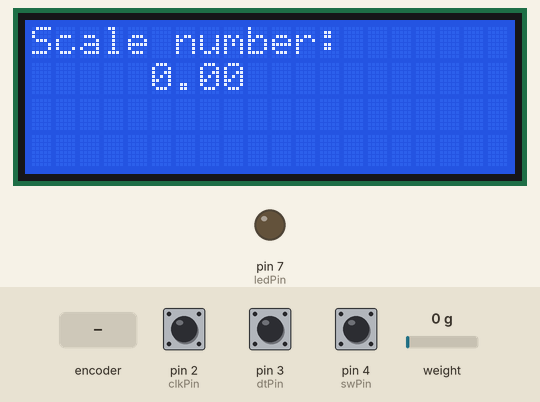
Recording of a sketch running on a simulated Arduino Uno, built with avr-gcc and run on an emulated ATmega328P. Shown: 20×4 character LCD, output pins drawn as LEDs (lit = HIGH). Inputs (shaded band) come from the test bench; at power-on: weight on the scale 0 g, pin 4 (swPin) HIGH, pin 2 (clkPin) HIGH, pin 3 (dtPin) HIGH. What the sketch prints to the serial monitor is not drawn.

Above: at 2.6 s.
2.7 s: weight on the scale set to 48 g
At 3.9 s:
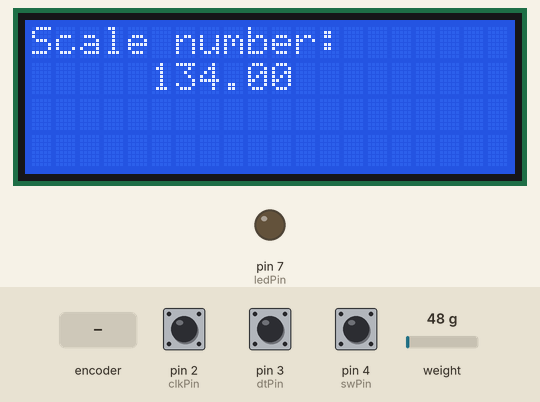
4.5 s: weight on the scale set to 56 g
At 5.9 s:
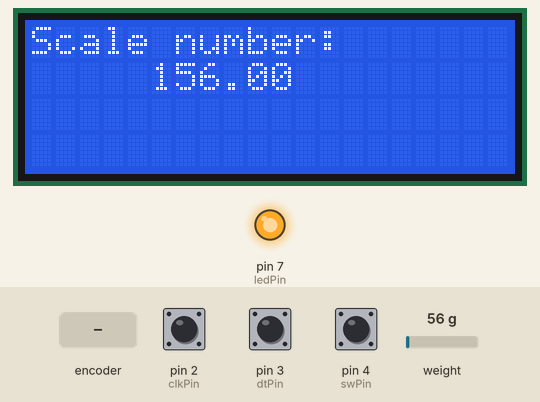
6.6 s: weight on the scale set to 1250 g
10.8 s: rotary encoder on pin 2 (clkPin) / pin 3 (dtPin) turned 2 steps (second pin leading)
15.4 s: pin 4 (swPin) pulled LOW for 1.2 s
20.8 s: rotary encoder on pin 2 (clkPin) / pin 3 (dtPin) turned 2 steps (second pin leading)
Timing chart, 0 to 23.8 s (numbered marks = the images above; inputs shaded):
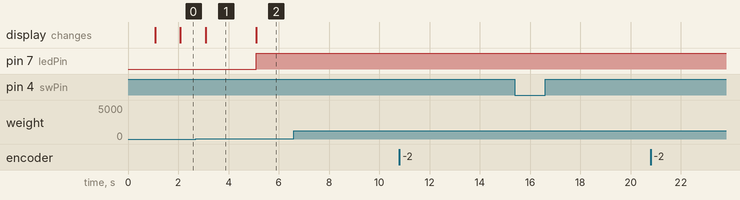

The sketch:

torqueWrench_official.ino
```cpp
/*
 * rotary_encoder接線
 * https://osoyoo.com/zh/2017/09/30/arduino-lesson-rotary-encoder/?fbclid=IwAR24G4TNoqdnQnoP9RbSEXdUuArinGbcMKlczrmfZ9kYzpCSjf4QF7IsiGA
 *
 */
#include "HX711.h" //HX711 Arduino Library by Bogdan Necula
#include <Wire.h>
#include <LiquidCrystal_I2C.h>

#define ledPin 7
LiquidCrystal_I2C lcd(0x27,20,4);

//滾輪編碼器接線
const int clkPin= 2; //the clk attach to pin2
const int dtPin= 3; //the dt attach to pin3
const int swPin= 4 ;//the number of the button

//秤重傳感器接線
const int DT_PIN = 6;
const int SCK_PIN = 5;
const int sample_weight =150;

float scale_factor = 0;

int encoderVal = 0;

HX711 scale;

void setup()
{
  //set clkPin,dePin,swPin as INPUT
  pinMode(clkPin, INPUT);
  pinMode(dtPin, INPUT);
  pinMode(swPin, INPUT);
  pinMode(ledPin, OUTPUT);

  scale.begin(DT_PIN, SCK_PIN);
  scale.set_scale();  // 開始取得比例參數
  scale.tare();

  lcd.init();
  lcd.backlight();
  lcd.setCursor(0,0);
  lcd.print("Scale number:  ");

  digitalWrite(swPin, HIGH);
  digitalWrite(ledPin, LOW);
  Serial.begin(9600); // initialize serial communications at 9600 bps
}

void loop()
{
  scale_factor = getWeight();

  if(digitalRead(swPin) == LOW)//if button pull down
  {
   encoderVal = 0;
  }
  if(scale_factor>150)
  {
    digitalWrite(ledPin, HIGH);
  }
  while(scale_factor>300)
  {
   int change = getEncoderTurn();
   encoderVal = encoderVal + change;
  if(digitalRead(swPin) == LOW)//if button pull down
  {
    encoderVal = 0;
    lcd.clear();
    lcd.setCursor(0,0);
    lcd.print("The value is :");
  }
   Serial.println(encoderVal); //print the encoderVal on the serial monitor
  lcd.clear();
  lcd.setCursor(0,0);
  lcd.print("The value is :");
  lcd.setCursor(4,2);
  lcd.print(encoderVal);
  }
  Serial.print("Scale number:  ");
  Serial.println(scale_factor,0);  // 顯示比例參數，記起來，以便用在正式的程式中
  lcd.setCursor(5,1);
  lcd.print(scale_factor);
}
int getWeight(void)
{
  float current_weight=scale.get_units(10);  // 取得10次數值的平均
  float scale_factor=(current_weight/sample_weight);
  return scale_factor;
}
int getEncoderTurn(void)
{
  static int oldA = HIGH; //set the oldA as HIGH
  static int oldB = HIGH; //set the oldB as HIGH
  int result = 0;
  int newA = digitalRead(dtPin);//read the value of clkPin to newA
  int newB = digitalRead(clkPin);//read the value of dtPin to newB


  if (newA != oldA || newB != oldB)
  {
    if (oldB == HIGH && newB == LOW)
    {
      result = (oldA * 2 - 1);
    }
  }
  oldA = newA;
  oldB = newB;
  return result;
}
```

Measured:
- the behaviour switches between 53 and 54 g on weight on the scale (found by bisection; images 1 and 2)
- after the input at 2.7 s, the display: changes after 0.39 s (image 1)
- after the input at 4.5 s, pin 7 (ledPin): LOW → HIGH after 0.60 s; the display: changes after 0.61 s (image 2)
